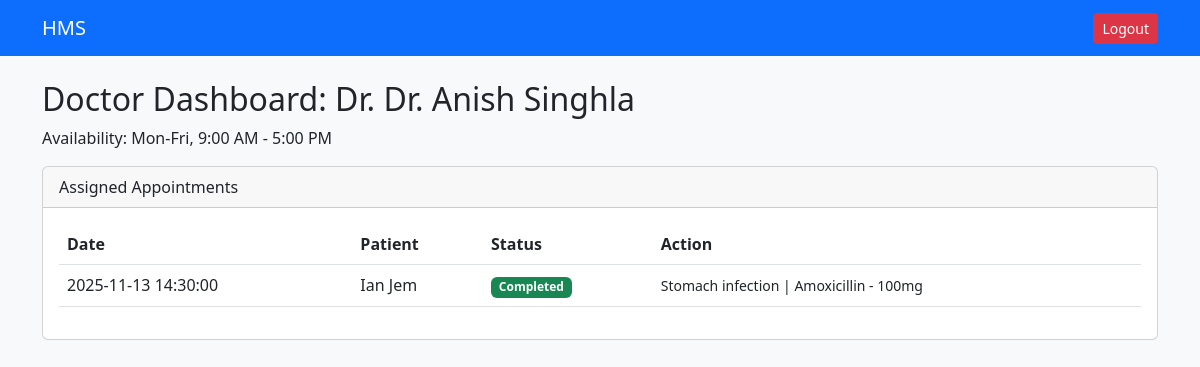
The app's page /doctor (signed in) with its own data.
### models.py (models this page shows)
class Doctor(db.Model):
    id = db.Column(db.Integer, primary_key=True)
    user_id = db.Column(db.Integer, db.ForeignKey('user.id'), nullable=False)
    name = db.Column(db.String(100), nullable=False)
    specialization = db.Column(db.String(100), nullable=False)
    availability = db.Column(db.String(200), default="Mon-Fri, 9:00 AM - 5:00 PM")
    appointments = db.relationship('Appointment', backref='doctor', cascade="all, delete-orphan")

class Appointment(db.Model):
    id = db.Column(db.Integer, primary_key=True)
    patient_id = db.Column(db.Integer, db.ForeignKey('patient.id'), nullable=False)
    doctor_id = db.Column(db.Integer, db.ForeignKey('doctor.id'), nullable=False)
    date_time = db.Column(db.DateTime, nullable=False)
    status = db.Column(db.String(50), default='Booked')  # Booked, Completed, Cancelled
    diagnosis = db.Column(db.Text, nullable=True)
    prescription = db.Column(db.Text, nullable=True)

class Patient(db.Model):
    id = db.Column(db.Integer, primary_key=True)
    user_id = db.Column(db.Integer, db.ForeignKey('user.id'), nullable=False)
    name = db.Column(db.String(100), nullable=False)
    age = db.Column(db.Integer)
    contact = db.Column(db.String(50))
    appointments = db.relationship('Appointment', backref='patient', cascade="all, delete-orphan")

### app.py (the view, shortened to what this page needs)
@app.route('/doctor', methods=['GET', 'POST'])
@login_required
def doctor_dashboard():
    if current_user.role != 'doctor': return redirect(url_for('index'))
    doctor = Doctor.query.filter_by(user_id=current_user.id).first()
    appointments = Appointment.query.filter_by(doctor_id=doctor.id).order_by(Appointment.date_time).all()
    return render_template('doctor_dashboard.html', doctor=doctor, appointments=appointments)

### app.py (called while the page is built)
@login_manager.user_loader
def load_user(user_id):
    return User.query.get(int(user_id))

### templates/doctor_dashboard.html
{% extends "base.html" %}
{% block content %}
<h2>Doctor Dashboard: Dr. {{ doctor.name }}</h2>
<p>Availability: {{ doctor.availability }}</p>
<div class="card">
    <div class="card-header">Assigned Appointments</div>
    <div class="card-body">
        <table class="table">
            <thead>
                <tr><th>Date</th><th>Patient</th><th>Status</th><th>Action</th></tr>
            </thead>
            <tbody>
                {% for appt in appointments %}
                <tr>
                    <td>{{ appt.date_time }}</td>
                    <td>{{ appt.patient.name }}</td>
                    <td>
                        <span class="badge {% if appt.status=='Completed' %}bg-success{% elif appt.status=='Cancelled' %}bg-danger{% else %}bg-warning{% endif %}">
                            {{ appt.status }}
                        </span>
                    </td>
                    <td>
                        {% if appt.status == 'Booked' %}
                        <form method="POST" class="d-flex gap-2">
                            <input type="hidden" name="appt_id" value="{{ appt.id }}">
                            <input type="text" name="diagnosis" class="form-control form-control-sm" placeholder="Diagnosis">
                            <input type="text" name="prescription" class="form-control form-control-sm" placeholder="Rx">
                            <button name="status" value="Completed" class="btn btn-success btn-sm">Done</button>
                            <button name="status" value="Cancelled" class="btn btn-danger btn-sm">Cancel</button>
                        </form>
                        {% else %}
                        <small>{{ appt.diagnosis }} | {{ appt.prescription }}</small>
                        {% endif %}
                    </td>
                </tr>
                {% endfor %}
            </tbody>
        </table>
    </div>
</div>
{% endblock %}

### records on screen
Doctor: name "Dr. Anish Singhla", availability "Mon-Fri, 9:00 AM - 5:00 PM"
Appointment: date_time "2025-11-13 14:30:00", patient.name "Ian Jem", status "Completed", diagnosis "Stomach infection", prescription "Amoxicillin - 100mg"
